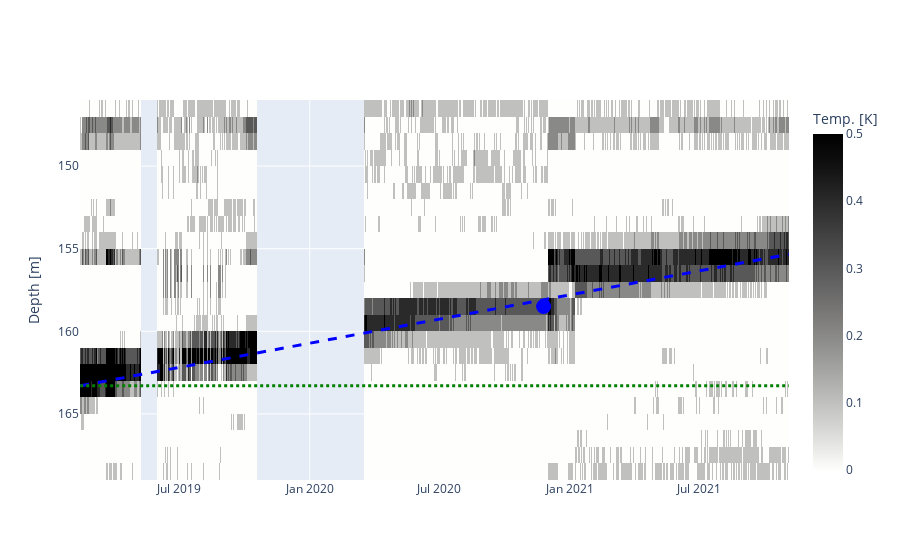

Notebook cell for this chart:
### Code cell
# Calc diff and determine linear curve at that plot
# makes it a bit easier to observe the transition

# Calc diff
all_diff_columns=[]
number_of_averages=1 #averages depths, unenecessary just use 1
for x in resample_data.columns[:-number_of_averages*2]:
    x_index=x-resample_data.columns[0]
    col1=resample_data.columns[x_index : x_index+number_of_averages]
    col2=resample_data.columns[x_index+number_of_averages : x_index+2*number_of_averages]
    diff_colum=resample_data[col2].mean(axis=1) - resample_data[col1].mean(axis=1)
    #diff_colum=resample_data[x] - resample_data[x+1]

    all_diff_columns.append(diff_colum)

df_diff=pd.concat(all_diff_columns,axis=1)
df_diff.columns=resample_data.columns[:-number_of_averages*2]+number_of_averages+0.5
df_diff=round(df_diff,1)

# Plot and save
plot_water_rise(df_diff,plot_save=masterthesis_save,linear_curve=[163.3,0.008],title="Diff.",zminmax=[0,0.5],show_additional_water_level_info=True)

### Figure 1 — Plotly figure (JSON) as saved in the notebook; plotly's stock layout.template omitted (floating-point values rounded to 4 significant figures; data arrays with more than 128 entries replaced by an {"elided": "..."} marker saying what was removed)
{"data": [{"colorbar": {"title": {"text": "Temp. [K]"}}, "colorscale": [[0, "rgb(0, 0, 0)"], [0.09091, "rgb(16, 16, 16)"], [0.1818, "rgb(38, 38, 38)"], [0.2727, "rgb(59, 59, 59)"], [0.3636, "rgb(81, 80, 80)"], [0.4545, "rgb(102, 101, 101)"], [0.5455, "rgb(124, 123, 122)"], [0.6364, "rgb(146, 146, 145)"], [0.7273, "rgb(171, 171, 170)"], [0.8182, "rgb(197, 197, 195)"], [0.9091, "rgb(224, 224, 223)"], [1, "rgb(254, 254, 253)"]], "name": "Temperature Diff.", "reversescale": true, "type": "heatmap", "x": {"elided": "1992 str values"}, "y": [146.5, 147.5, 148.5, 149.5, 150.5, 151.5, 152.5, 153.5, 154.5, 155.5, 156.5, 157.5, 158.5, 159.5, 160.5, 161.5, 162.5, 163.5, 164.5, 165.5, 166.5, 167.5, 168.5], "yaxis": "y", "z": {"elided": "23x1992 float values"}, "zmax": 0.5, "zmin": 0}, {"fillcolor": "blue", "line": {"color": "blue", "dash": "dash", "width": 3}, "name": "line fit", "type": "scatter", "x": {"elided": "1992 str values"}, "xaxis": "x", "y": {"elided": "1992 float values"}, "yaxis": "y"}, {"fillcolor": "black", "line": {"color": "green", "dash": "dot", "width": 3}, "name": "line horizontal", "type": "scatter", "x": {"elided": "1992 str values"}, "xaxis": "x", "y": {"elided": "1992 float values"}, "yaxis": "y"}, {"marker": {"color": "blue", "size": 15}, "mode": "markers", "name": "additional water level info", "type": "scatter", "x": ["2020-11-24T12:00:00"], "xaxis": "x", "y": [158.5], "yaxis": "y"}], "layout": {"showlegend": false, "xaxis": {"anchor": "y", "domain": [0, 1]}, "yaxis": {"anchor": "x", "autorange": "reversed", "domain": [0, 1], "title": {"text": "Depth [m]"}}}}
